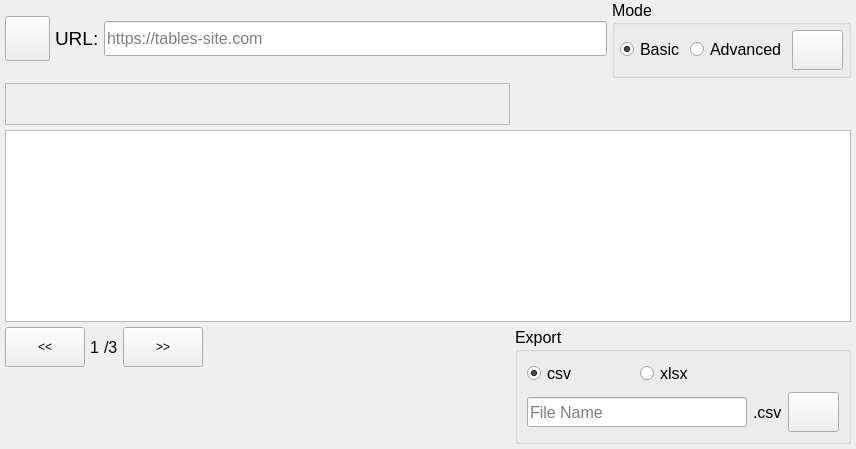
      <widget class="QWidget" name="main_page">
       <layout class="QGridLayout" name="gridLayout_3">
        <property name="leftMargin">
         <number>5</number>
        </property>
        <property name="topMargin">
         <number>0</number>
        </property>
        <property name="rightMargin">
         <number>5</number>
        </property>
        <property name="bottomMargin">
         <number>5</number>
        </property>
        <property name="spacing">
         <number>5</number>
        </property>
        <item row="3" column="2" rowspan="2">
         <widget class="QGroupBox" name="groupBox_3">
          <property name="sizePolicy">
           <sizepolicy hsizetype="Expanding" vsizetype="Fixed">
            <horstretch>0</horstretch>
            <verstretch>0</verstretch>
           </sizepolicy>
          </property>
          <property name="font">
           <font>
            <pointsize>12</pointsize>
           </font>
          </property>
          <property name="title">
           <string>Export</string>
          </property>
          <layout class="QGridLayout" name="gridLayout_2">
           <item row="0" column="0">
            <widget class="QRadioButton" name="csv_radioButton">
             <property name="font">
              <font>
               <pointsize>12</pointsize>
              </font>
             </property>
             <property name="toolTip">
              <string>comma seperated values</string>
             </property>
             <property name="text">
              <string>csv</string>
             </property>
             <property name="checked">
              <bool>true</bool>
             </property>
            </widget>
           </item>
           <item row="0" column="1" colspan="2">
            <widget class="QRadioButton" name="xlsx_radioButton">
             <property name="font">
              <font>
               <pointsize>12</pointsize>
              </font>
             </property>
             <property name="toolTip">
              <string>excel</string>
             </property>
             <property name="text">
              <string>xlsx</string>
             </property>
            </widget>
           </item>
           <item row="1" column="0" colspan="2">
            <widget class="QLineEdit" name="file_name_lineEdit">
             <property name="sizePolicy">
              <sizepolicy hsizetype="Preferred" vsizetype="Fixed">
               <horstretch>0</horstretch>
               <verstretch>0</verstretch>
              </sizepolicy>
             </property>
             <property name="minimumSize">
              <size>
               <width>220</width>
               <height>30</height>
              </size>
             </property>
             <property name="font">
              <font>
               <pointsize>12</pointsize>
              </font>
             </property>
             <property name="placeholderText">
              <string>File Name</string>
             </property>
            </widget>
           </item>
           <item row="1" column="2">
            <widget class="QLabel" name="extension_label">
             <property name="font">
              <font>
               <pointsize>12</pointsize>
              </font>
             </property>
             <property name="text">
              <string>.csv</string>
             </property>
            </widget>
           </item>
           <item row="1" column="3">
            <widget class="QPushButton" name="export_pushButton">
             <property name="sizePolicy">
              <sizepolicy hsizetype="Fixed" vsizetype="Fixed">
               <horstretch>0</horstretch>
               <verstretch>0</verstretch>
              </sizepolicy>
             </property>
             <property name="minimumSize">
              <size>
               <width>50</width>
               <height>40</height>
              </size>
             </property>
             <property name="font">
              <font>
               <pointsize>12</pointsize>
              </font>
             </property>
             <property name="cursor">
              <cursorShape>PointingHandCursor</cursorShape>
             </property>
             <property name="toolTip">
              <string>Export</string>
             </property>
             <property name="text">
              <string/>
             </property>
             <property name="icon">
              <iconset>
               <normaloff>../../folder-organizer/icons/done.svg</normaloff>../../folder-organizer/icons/done.svg</iconset>
             </property>
            </widget>
           </item>
          </layout>
         </widget>
        </item>
        <item row="4" column="1">
         <spacer name="horizontalSpacer_4">
          <property name="orientation">
           <enum>Qt::Horizontal</enum>
          </property>
          <property name="sizeHint" stdset="0">
           <size>
            <width>302</width>
            <height>20</height>
           </size>
          </property>
         </spacer>
        </item>
        <item row="0" column="0" colspan="3">
         <layout class="QHBoxLayout" name="horizontalLayout_6">
          <item>
           <layout class="QHBoxLayout" name="horizontalLayout_5">
            <property name="spacing">
             <number>5</number>
            </property>
            <item alignment="Qt::AlignLeft">
             <widget class="QPushButton" name="back_pushButton">
              <property name="sizePolicy">
               <sizepolicy hsizetype="Fixed" vsizetype="Fixed">
                <horstretch>0</horstretch>
                <verstretch>0</verstretch>
               </sizepolicy>
              </property>
              <property name="minimumSize">
               <size>
                <width>45</width>
                <height>45</height>
               </size>
              </property>
              <property name="cursor">
               <cursorShape>PointingHandCursor</cursorShape>
              </property>
              <property name="toolTip">
               <string>back</string>
              </property>
              <property name="text">
               <string/>
              </property>
              <property name="icon">
               <iconset>
                <normaloff>../../folder-organizer/icons/back.svg</normaloff>../../folder-organizer/icons/back.svg</iconset>
              </property>
              <property name="iconSize">
               <size>
                <width>30</width>
                <height>30</height>
               </size>
              </property>
             </widget>
            </item>
            <item>
             <widget class="QLabel" name="label_6">
              <property name="sizePolicy">
               <sizepolicy hsizetype="Fixed" vsizetype="Fixed">
                <horstretch>0</horstretch>
                <verstretch>0</verstretch>
               </sizepolicy>
              </property>
              <property name="font">
               <font>
                <pointsize>14</pointsize>
                <weight>50</weight>
                <bold>false</bold>
               </font>
              </property>
              <property name="text">
               <string>URL:</string>
              </property>
             </widget>
            </item>
            <item>
             <widget class="QLineEdit" name="url_lineEdit">
              <property name="sizePolicy">
               <sizepolicy hsizetype="Expanding" vsizetype="Fixed">
                <horstretch>0</horstretch>
                <verstretch>0</verstretch>
               </sizepolicy>
              </property>
              <property name="minimumSize">
               <size>
                <width>0</width>
                <height>35</height>
               </size>
              </property>
              <property name="font">
               <font>
                <pointsize>12</pointsize>
               </font>
              </property>
              <property name="readOnly">
               <bool>false</bool>
              </property>
              <property name="placeholderText">
               <string>https://tables-site.com</string>
              </property>
             </widget>
            </item>
           </layout>
          </item>
          <item>
           <widget class="QGroupBox" name="groupBox_2">
            <property name="sizePolicy">
             <sizepolicy hsizetype="Fixed" vsizetype="Fixed">
              <horstretch>0</horstretch>
              <verstretch>0</verstretch>
             </sizepolicy>
            </property>
            <property name="font">
             <font>
              <pointsize>12</pointsize>
             </font>
            </property>
            <property name="title">
             <string>Mode</string>
            </property>
            <layout class="QHBoxLayout" name="horizontalLayout_4">
             <property name="spacing">
              <number>5</number>
             </property>
             <property name="leftMargin">
              <number>5</number>
             </property>
             <property name="topMargin">
              <number>5</number>
             </property>
             <property name="rightMargin">
              <number>5</number>
             </property>
             <property name="bottomMargin">
              <number>5</number>
             </property>
             <item>
              <widget class="QRadioButton" name="basic_radioButton">
               <property name="font">
                <font>
                 <pointsize>12</pointsize>
                </font>
               </property>
               <property name="toolTip">
                <string>basic mode to scrape tables from static pages</string>
               </property>
               <property name="text">
                <string>Basic</string>
               </property>
               <property name="checked">
                <bool>true</bool>
               </property>
              </widget>
             </item>
             <item>
              <widget class="QRadioButton" name="advanced_radioButton">
               <property name="font">
                <font>
                 <pointsize>12</pointsize>
                </font>
               </property>
               <property name="toolTip">
                <string>advanced mode to scrapes tables from  javascript-driven pages</string>
               </property>
               <property name="text">
                <string>Advanced</string>
               </property>
              </widget>
             </item>
             <item>
              <widget class="QPushButton" name="scrape_pushButton">
               <property name="sizePolicy">
                <sizepolicy hsizetype="Fixed" vsizetype="Fixed">
                 <horstretch>0</horstretch>
                 <verstretch>0</verstretch>
                </sizepolicy>
               </property>
               <property name="minimumSize">
                <size>
                 <width>50</width>
                 <height>40</height>
                </size>
               </property>
               <property name="font">
                <font>
                 <pointsize>12</pointsize>
                </font>
               </property>
               <property name="cursor">
                <cursorShape>PointingHandCursor</cursorShape>
               </property>
               <property name="toolTip">
                <string>Run</string>
               </property>
               <property name="text">
                <string/>
               </property>
               <property name="icon">
                <iconset>
                 <normaloff>../../folder-organizer/icons/start.svg</normaloff>../../folder-organizer/icons/start.svg</iconset>
               </property>
              </widget>
             </item>
            </layout>
           </widget>
          </item>
         </layout>
        </item>
        <item row="2" column="0" colspan="3">
         <widget class="QTableView" name="tableView">
          <property name="font">
           <font>
            <pointsize>10</pointsize>
           </font>
          </property>
         </widget>
        </item>
        <item row="3" column="0">
         <layout class="QHBoxLayout" name="horizontalLayout_7">
          <property name="sizeConstraint">
           <enum>QLayout::SetFixedSize</enum>
          </property>
          <item>
           <widget class="QPushButton" name="prev_pushButton">
            <property name="sizePolicy">
             <sizepolicy hsizetype="Fixed" vsizetype="Fixed">
              <horstretch>0</horstretch>
              <verstretch>0</verstretch>
             </sizepolicy>
            </property>
            <property name="minimumSize">
             <size>
              <width>40</width>
              <height>40</height>
             </size>
            </property>
            <property name="cursor">
             <cursorShape>PointingHandCursor</cursorShape>
            </property>
            <property name="toolTip">
             <string>Previous</string>
            </property>
            <property name="text">
             <string>&lt;&lt;</string>
            </property>
           </widget>
          </item>
          <item>
           <widget class="QLabel" name="current_index_label">
            <property name="font">
             <font>
              <pointsize>12</pointsize>
             </font>
            </property>
            <property name="text">
             <string>1</string>
            </property>
           </widget>
          </item>
          <item>
           <widget class="QLabel" name="total_results_label">
            <property name="font">
             <font>
              <pointsize>12</pointsize>
             </font>
            </property>
            <property name="text">
             <string>/3</string>
            </property>
           </widget>
          </item>
          <item>
           <widget class="QPushButton" name="next_pushButton">
            <property name="sizePolicy">
             <sizepolicy hsizetype="Fixed" vsizetype="Fixed">
              <horstretch>0</horstretch>
              <verstretch>0</verstretch>
             </sizepolicy>
            </property>
            <property name="minimumSize">
             <size>
              <width>40</width>
              <height>40</height>
             </size>
            </property>
            <property name="cursor">
             <cursorShape>PointingHandCursor</cursorShape>
            </property>
            <property name="toolTip">
             <string>Next</string>
            </property>
            <property name="text">
             <string>&gt;&gt;</string>
            </property>
           </widget>
          </item>
         </layout>
        </item>
        <item row="1" column="0" colspan="2">
         <widget class="QFrame" name="frame">
          <property name="minimumSize">
           <size>
            <width>0</width>
            <height>35</height>
           </size>
          </property>
          <property name="frameShape">
           <enum>QFrame::StyledPanel</enum>
          </property>
          <property name="frameShadow">
           <enum>QFrame::Raised</enum>
          </property>
          <layout class="QHBoxLayout" name="horizontalLayout_9">
           <property name="spacing">
            <number>20</number>
           </property>
           <item alignment="Qt::AlignLeft">
            <widget class="QLabel" name="loading_text_label">
             <property name="sizePolicy">
              <sizepolicy hsizetype="Minimum" vsizetype="Minimum">
               <horstretch>0</horstretch>
               <verstretch>0</verstretch>
              </sizepolicy>
             </property>
             <property name="font">
              <font>
               <pointsize>14</pointsize>
              </font>
             </property>
             <property name="text">
              <string/>
             </property>
            </widget>
           </item>
           <item alignment="Qt::AlignLeft">
            <widget class="QLabel" name="loading_indicator_label">
             <property name="text">
              <string/>
             </property>
            </widget>
           </item>
           <item>
            <spacer name="horizontalSpacer_7">
             <property name="orientation">
              <enum>Qt::Horizontal</enum>
             </property>
             <property name="sizeHint" stdset="0">
              <size>
               <width>40</width>
               <height>20</height>
              </size>
             </property>
            </spacer>
           </item>
          </layout>
         </widget>
        </item>
       </layout>
      </widget>
